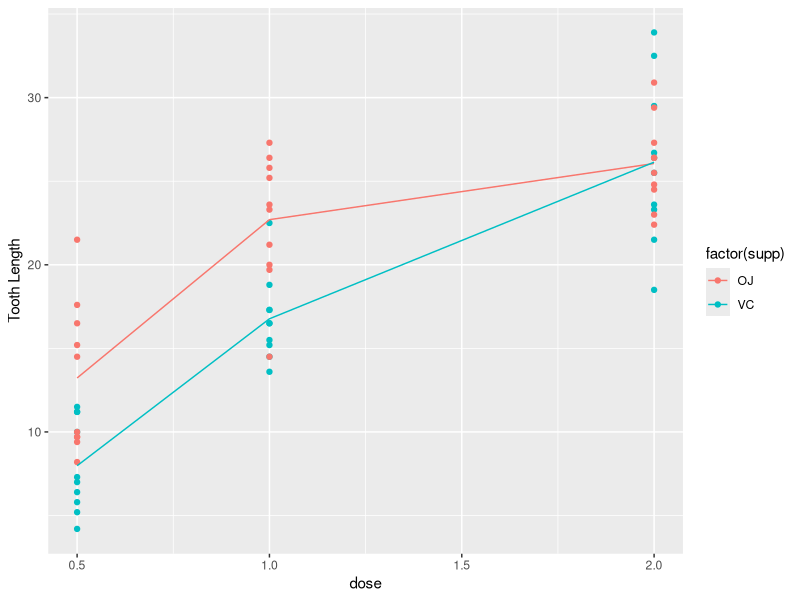
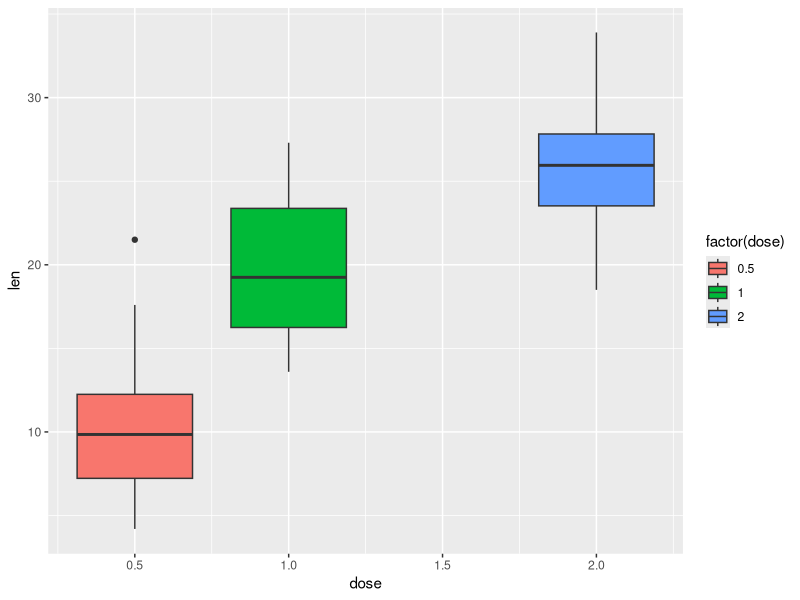
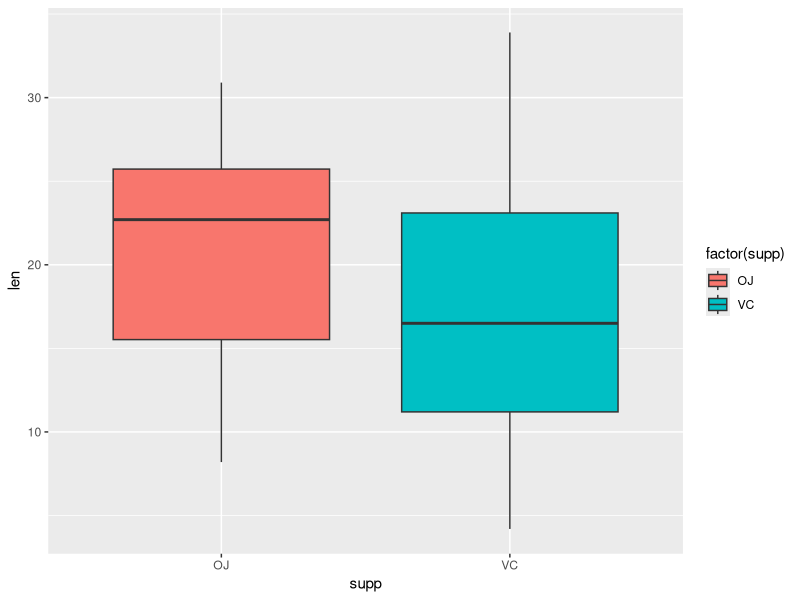
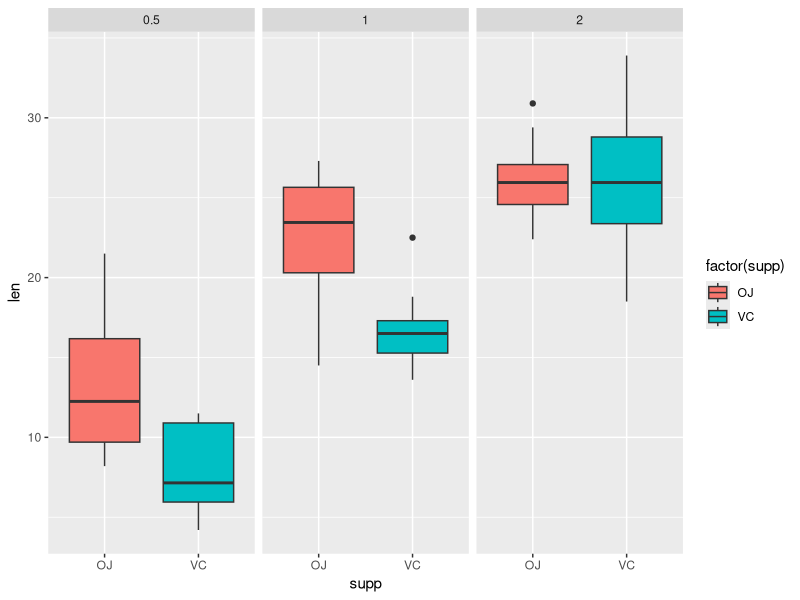

Write the R code that produced these figures, in order. (Note: this script raises an error after producing the figures.)
## ---- chunk 1
knitr::opts_chunk$set(echo=TRUE, cache=FALSE,  warning=FALSE, results="hide")
options(scipen = 1, digits = 4)
## ---- chunk 2
Sys.setlocale("LC_TIME", "English")
library(data.table)
library(ggplot2)
library(datasets)
set.seed(1234521)

sessionInfo()

## ---- chunk 3
data("ToothGrowth")
str(ToothGrowth)
## ---- chunk 4
means <- aggregate(len~., ToothGrowth, mean)
g = ggplot(data=data.frame(ToothGrowth), aes(x=dose,y=len))
g = g + geom_point(aes(color=factor(supp))) + geom_line(data=means, aes(color = supp))
g = g + labs(y="Tooth Length")

print(g)
## ---- chunk 5
dev.off()
## ---- chunk 6
g = ggplot(data=data.frame(ToothGrowth), aes(x=dose,y=len))
g = g + geom_boxplot(aes(fill=factor(dose))) 

print(g)
## ---- chunk 7
dev.off()
## ---- chunk 8
g = ggplot(data=data.frame(ToothGrowth), aes(x=supp,y=len))
g = g + geom_boxplot(aes(fill=factor(supp)))  

print(g)
## ---- chunk 9
dev.off()
## ---- chunk 10
g = ggplot(data=data.frame(ToothGrowth), aes(x=supp,y=len))
g = g + geom_boxplot(aes(fill=factor(supp))) + facet_wrap(~dose) 

print(g)
## ---- chunk 11
dev.off()
## ---- chunk 12
by(ToothGrowth, INDICES = list(ToothGrowth$supp, ToothGrowth$dose), summary)
## ---- chunk 13
Tooth051 <- subset(ToothGrowth, dose %in% c(0.5,1) )
t.test(len~dose,data = Tooth051 , paired = FALSE, var.equal = TRUE)
## ---- chunk 14
ttest_dose051 <- t.test(len~dose,data = Tooth051 , paired = FALSE, var.equal = TRUE)
## ---- chunk 15
Tooth12 <- subset(ToothGrowth, dose %in% c(1,2) )
t.test(len~dose, data = Tooth12, paired = FALSE, var.equal = TRUE)
## ---- chunk 16
ttest_dose12 <- t.test(len~dose,data = Tooth12 , paired = FALSE, var.equal = TRUE)
## ---- chunk 17
Tooth052 <- subset(ToothGrowth, dose %in% c(0.5,1) )
t.test(len~dose, data = Tooth052, paired = FALSE, var.equal = TRUE)
## ---- chunk 18
ttest_dose052 <- t.test(len~dose,data = Tooth052 , paired = FALSE, var.equal = TRUE)
## ---- chunk 19
 t.test(len~supp,data=ToothGrowth, paired = FALSE, var.equal = FALSE)
## ---- chunk 20
ttest_supp <- t.test(len~supp,data=ToothGrowth, paired = FALSE, var.equal = FALSE)
